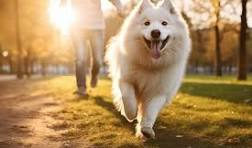
#> input picture opencv_face_detection/photos/dog.jpeg, 252 x 148 px, found by its file name
$ python ContourDetection.py
#> lines starting #> are read from the running program, lines starting #| are printed output that depends on the picture; after the words box and inside, x2 and y2 are one past the last pixel; in counts of white or black regions, pixels touching at a corner belong together
import cv2 as cv

img = cv.imread('opencv_face_detection/photos/dog.jpeg')
#> img is the input picture: shape (148, 252, 3); mean B, G, R 93.4, 138.5, 172.9
cv.imshow('Dog',img)

# converting to grayscale
gray = cv.cvtColor(img,cv.COLOR_BGR2GRAY)
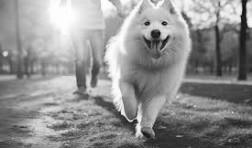
#> gray: shape (148, 252); min 5, max 255, mean 143.6
cv.imshow('Gray',gray)

# Blur
blur = cv.GaussianBlur(gray,(7,7),cv.BORDER_DEFAULT)
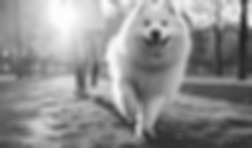
#> blur: shape (148, 252); min 33, max 254, mean 143.7
cv.imshow('Blur',blur)

# Edge cascade
canny = cv.Canny(blur,125,175)
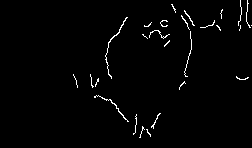
#> canny: shape (148, 252); 1.6% white in thin lines or dots, all inside (x1, y1, x2, y2) = (73, 0, 252, 138)
cv.imshow('Canny Edges',canny)

contours,hierarchies = cv.findContours(canny,cv.RETR_LIST,cv.CHAIN_APPROX_SIMPLE)
#> contours = 28 contours, 27 with area under 20; largest, box (x1, y1, x2, y2) and area: (105, 17, 128, 79) 22
print(f'{len(contours)} contours found')
#| 28 contours found

cv.waitKey(0)

$ run again, with opencv_face_detection/photos/man.jpg copied over opencv_face_detection/photos/dog.jpeg
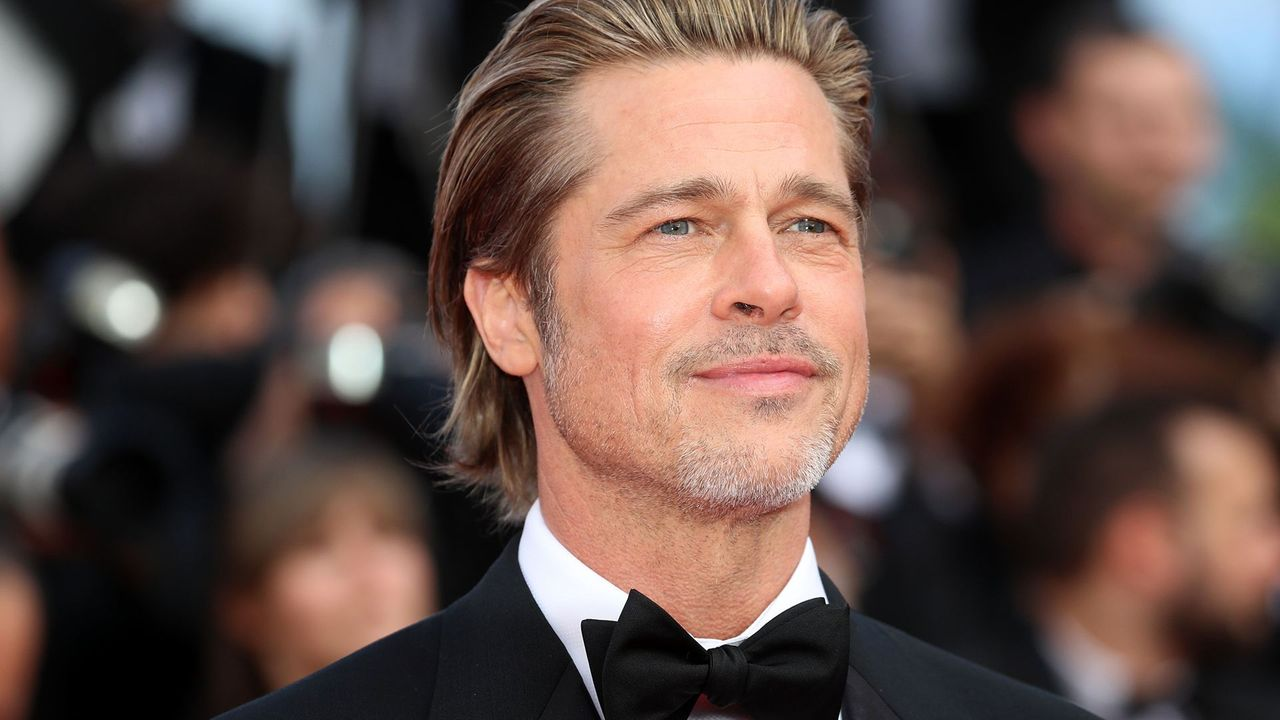
#> input picture opencv_face_detection/photos/man.jpg, 1280 x 720 px, found by its file name
#> img is the input picture: shape (720, 1280, 3); mean B, G, R 71, 77.1, 96.5
#> `gray = cv.cvtColor(img,cv.COLOR_BGR2GRAY)`:
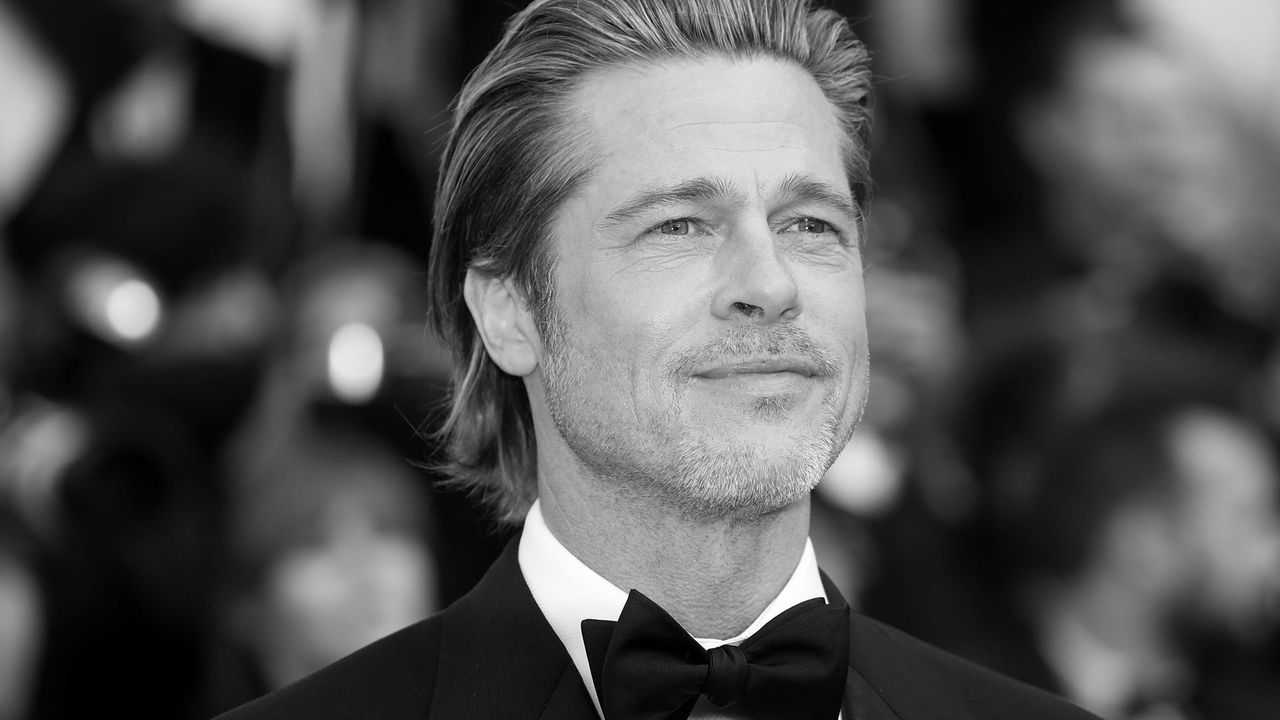
#> gray: shape (720, 1280); min 0, max 255, mean 82.2
#> `canny = cv.Canny(blur,125,175)`:
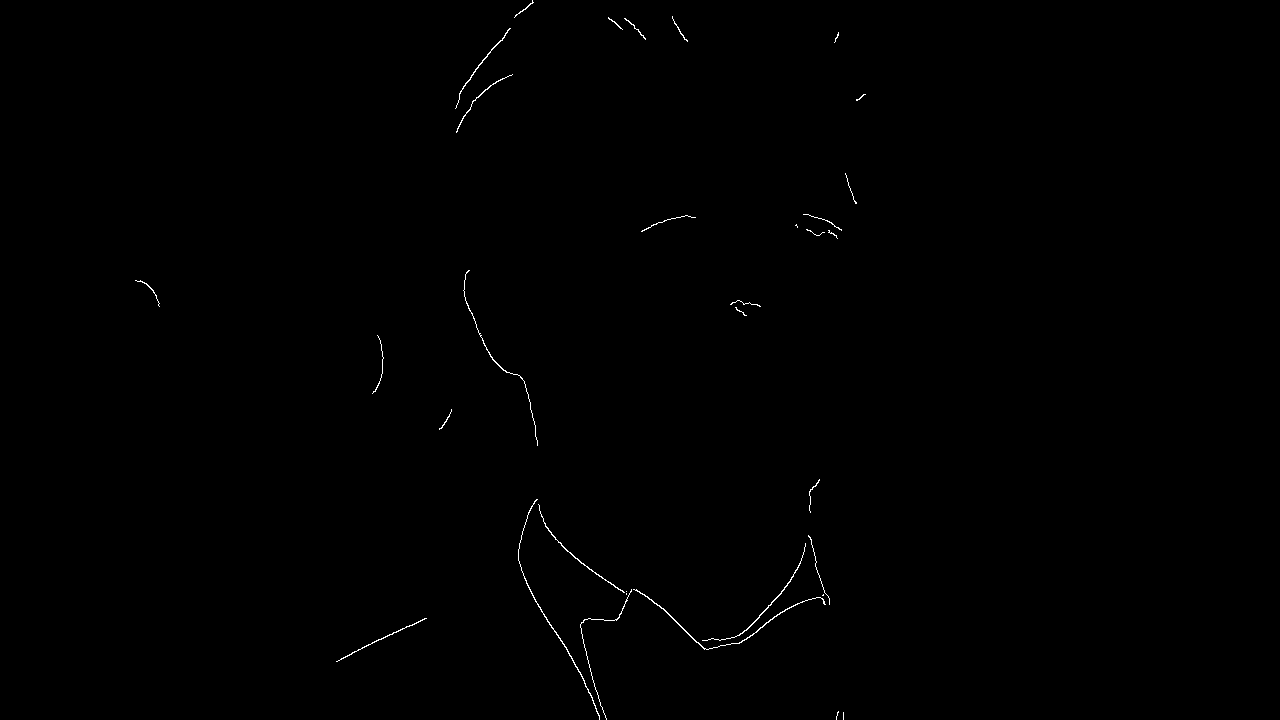
#> canny: shape (720, 1280); 0.26% white in thin lines or dots, all inside (x1, y1, x2, y2) = (135, 0, 866, 720)
#> contours = 33 contours, 25 with area under 20; largest, box (x1, y1, x2, y2) and area: (633, 589, 826, 650) 105, (518, 499, 600, 720) 78, (702, 543, 806, 641) 58, (538, 504, 625, 593) 57, (455, 28, 511, 109) 48, (336, 618, 427, 662) 37, (456, 74, 513, 133) 34, (463, 270, 538, 446) 33
#| 33 contours found

$ run again, with opencv_face_detection/photos/park.jpg copied over opencv_face_detection/photos/dog.jpeg
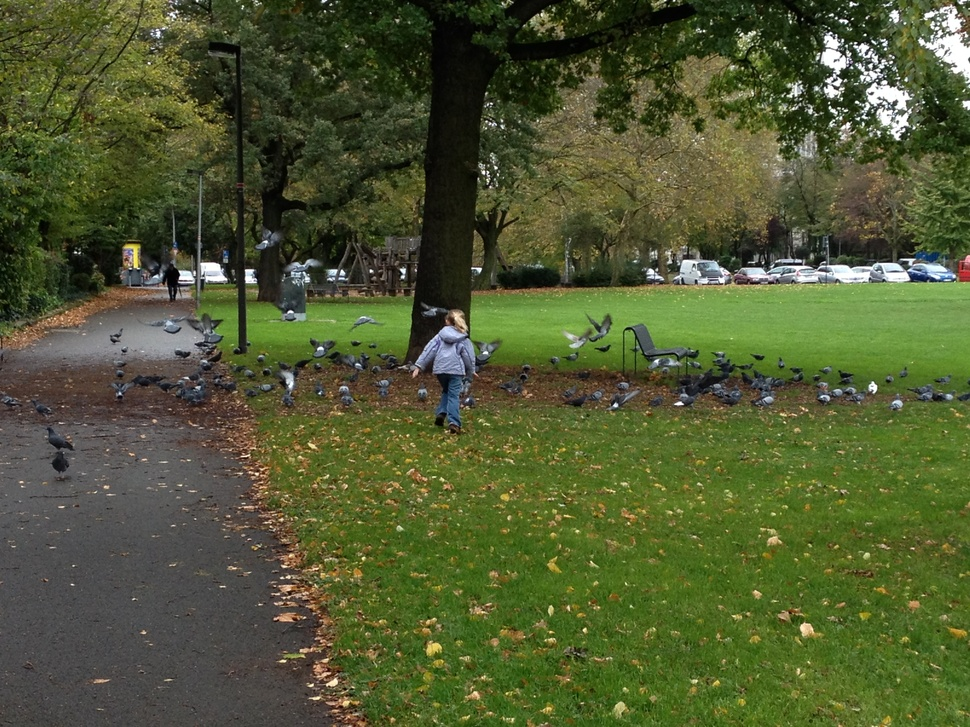
#> input picture opencv_face_detection/photos/park.jpg, 970 x 727 px, shrunk from 3264 x 2448 before the run, found by its file name
#> img is the input picture: shape (727, 970, 3); mean B, G, R 50, 88.6, 79.7
#> `blur = cv.GaussianBlur(gray,(7,7),cv.BORDER_DEFAULT)`:
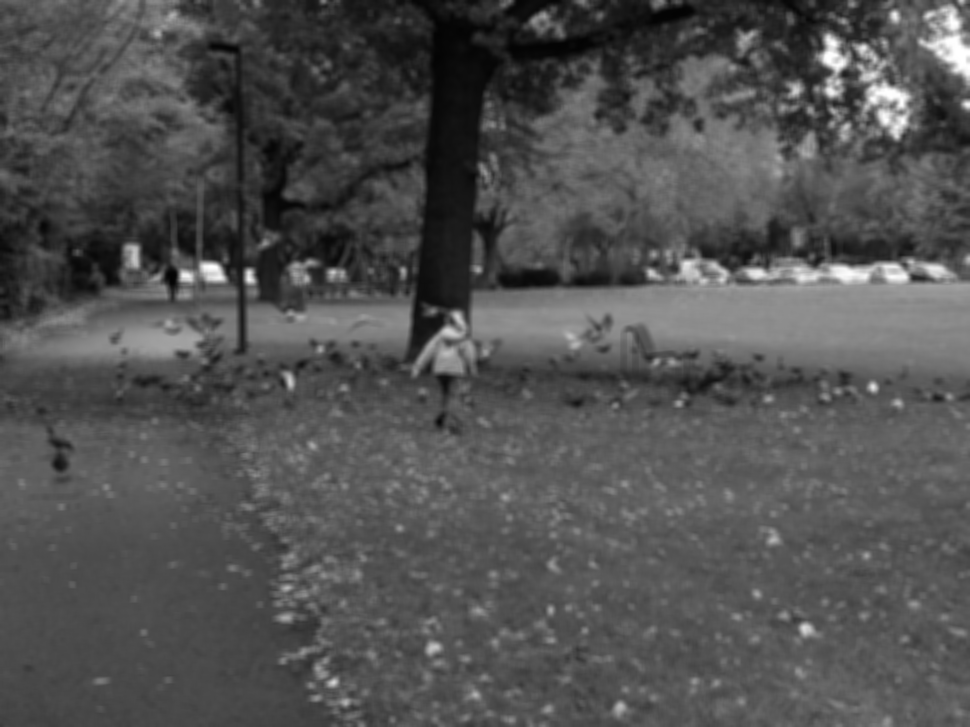
#> blur: shape (727, 970); min 2, max 255, mean 81.5
#> `canny = cv.Canny(blur,125,175)`:
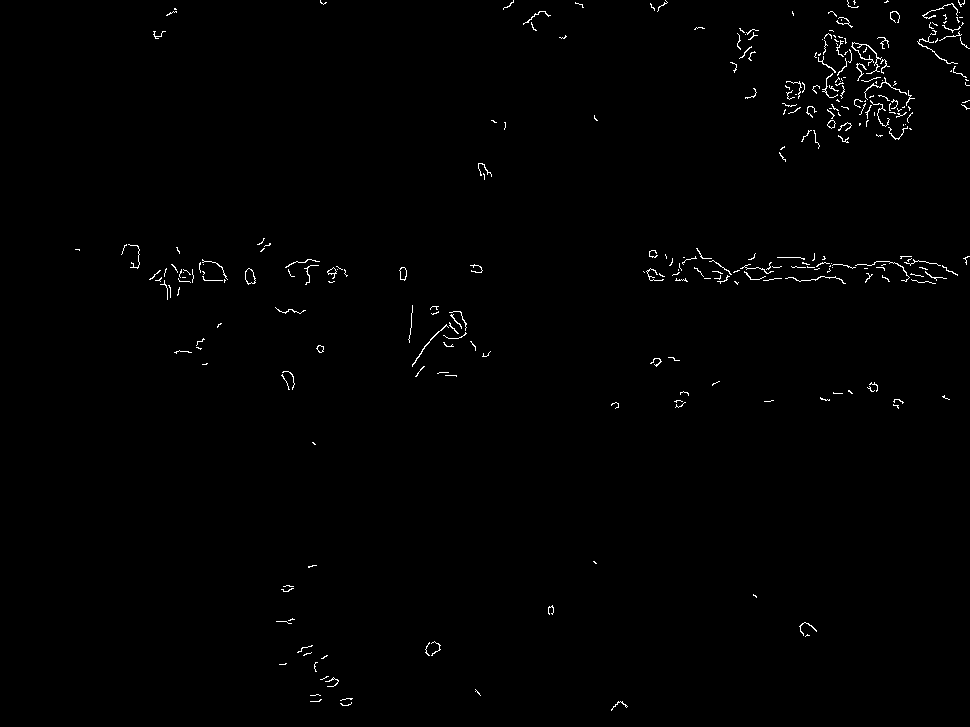
#> canny: shape (727, 970); 0.73% white in thin lines or dots
#> contours = 304 contours, 291 with area under 20; largest, box (x1, y1, x2, y2) and area: (245, 268, 256, 285) 114, (245, 268, 256, 284) 106, (399, 267, 407, 281) 68, (399, 267, 407, 280) 64, (827, 120, 836, 129) 43
#| 304 contours found
